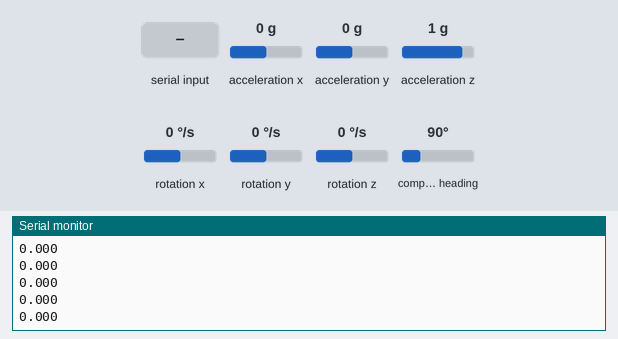
This sketch was run on a simulated ESP32. On the bench: the last lines printed to the serial monitor. The inputs (shaded band) are chosen by the test bench; at power-on: compass heading 90°, acceleration x 0 g, acceleration y 0 g, acceleration z 1 g, rotation x 0 °/s, rotation y 0 °/s, rotation z 0 °/s.

Above: at 6.9 s.
7.0 s: "z" received over Serial
8.5 s: compass heading set to 7°
At 9.3 s:
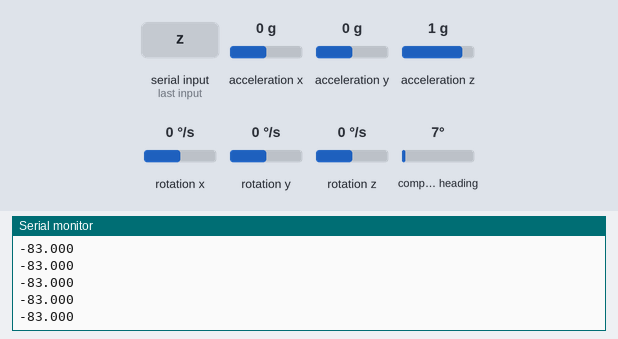
10.0 s: compass heading set to 180°
At 11.1 s:
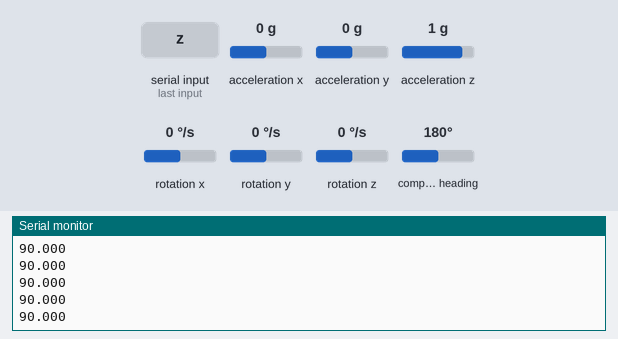
Timing chart, 0 to 13.0 s (numbered marks = the images above; inputs shaded):
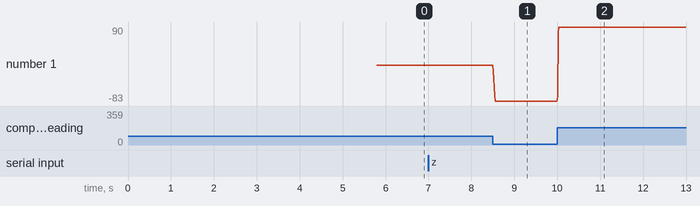

Measured:
- after the input at 8.5 s, the serial monitor: prints a new line at once (image 1)
- after the input at 10.0 s, the serial monitor: prints a new line at once (image 2)
- plotted number 1: 0 → -83 after the input at 8.5 s, -83 → 90 after the input at 10.0 s

The sketch:

esp32_mpu9250_madgwick.ino
```cpp
#include <Wire.h>
#include <MPU9250.h>

MPU9250 imu;

// ===== User settings =====
const uint8_t SDA_PIN = 21;
const uint8_t SCL_PIN = 22;
const uint8_t IMU_ADDR = 0x68;

const uint16_t SAMPLE_HZ = 100;      // output rate
const int AVG_WIN = 5;              // moving average window for yaw
const bool AUTO_ZERO_AT_START = true;

// ===== Circular moving average buffer =====
float yawBuf[AVG_WIN];
int yawIdx = 0;
bool yawFull = false;

float yawRef = 0.0f;
bool yawZeroed = false;

// Push angle into circular buffer
void yawPush(float deg) {
  yawBuf[yawIdx] = deg;
  yawIdx = (yawIdx + 1) % AVG_WIN;
  if (yawIdx == 0) yawFull = true;
}

// Circular average for angles in degrees
float yawAverage() {
  int n = yawFull ? AVG_WIN : yawIdx;
  if (n <= 0) return 0.0f;

  float s = 0.0f;
  float c = 0.0f;

  for (int i = 0; i < n; i++) {
    float r = yawBuf[i] * DEG_TO_RAD;
    s += sinf(r);
    c += cosf(r);
  }

  return atan2f(s, c) * RAD_TO_DEG;
}

// Normalize angle to [-180, 180]
float wrap180(float a) {
  while (a > 180.0f) a -= 360.0f;
  while (a < -180.0f) a += 360.0f;
  return a;
}

void calibrateIMU() {
  Serial.println("# Keep sensor flat and still");
  Serial.println("# Auto calibrating accel + gyro in 3 seconds...");
  delay(3000);

  imu.calibrateAccelGyro();

  Serial.println("# Now rotate sensor slowly in a figure-8");
  Serial.println("# Auto calibrating magnetometer in 10 seconds...");
  delay(1000);
  imu.calibrateMag();

  Serial.println("# Calibration complete");
}

void setup() {
  Serial.begin(115200);
  Wire.begin(SDA_PIN, SCL_PIN);
  Wire.setClock(400000);
  delay(200);

  if (!imu.setup(IMU_ADDR)) {
    Serial.println("ERR: MPU9250 not found. Check wiring and address.");
    while (1) delay(500);
  }

  calibrateIMU();

  // Prime the filter / sensor output a bit
  Serial.println("# Settling...");
  for (int i = 0; i < 100; i++) {
    imu.update();
    delay(10);
  }

  // Optional zero reference from the first valid yaw
  if (AUTO_ZERO_AT_START) {
    imu.update();
    yawRef = imu.getYaw();
    yawZeroed = true;
  }

  Serial.println("# Streaming smooth yaw in degrees");
  Serial.println("# Commands:");
  Serial.println("#   z  -> re-zero yaw");
  Serial.println("#   c  -> recalibrate all");
}

void loop() {
  static uint32_t lastMs = 0;
  uint32_t now = millis();

  if (now - lastMs < (1000 / SAMPLE_HZ)) return;
  lastMs = now;

  if (!imu.update()) return;

  float yaw = imu.getYaw();

  if (!yawZeroed) {
    yawRef = yaw;
    yawZeroed = true;
  }

  float yawRel = wrap180(yaw - yawRef);

  // Smooth with circular moving average
  yawPush(yawRel);
  float yawSmooth = wrap180(yawAverage());

  Serial.println(yawSmooth, 3);

  // Serial commands
  while (Serial.available()) {
    char c = Serial.read();

    if (c == 'z' || c == 'Z') {
      yawRef = yaw;
      yawZeroed = true;

      // reset average buffer so old values do not pollute the new zero
      yawIdx = 0;
      yawFull = false;

      Serial.println("# yaw zeroed");
    }

    if (c == 'c' || c == 'C') {
      yawIdx = 0;
      yawFull = false;
      yawZeroed = false;

      calibrateIMU();

      // settle again
      for (int i = 0; i < 100; i++) {
        imu.update();
        delay(10);
      }

      imu.update();
      yawRef = imu.getYaw();
      yawZeroed = true;
      Serial.println("# recalibration done");
    }
  }
}
```
